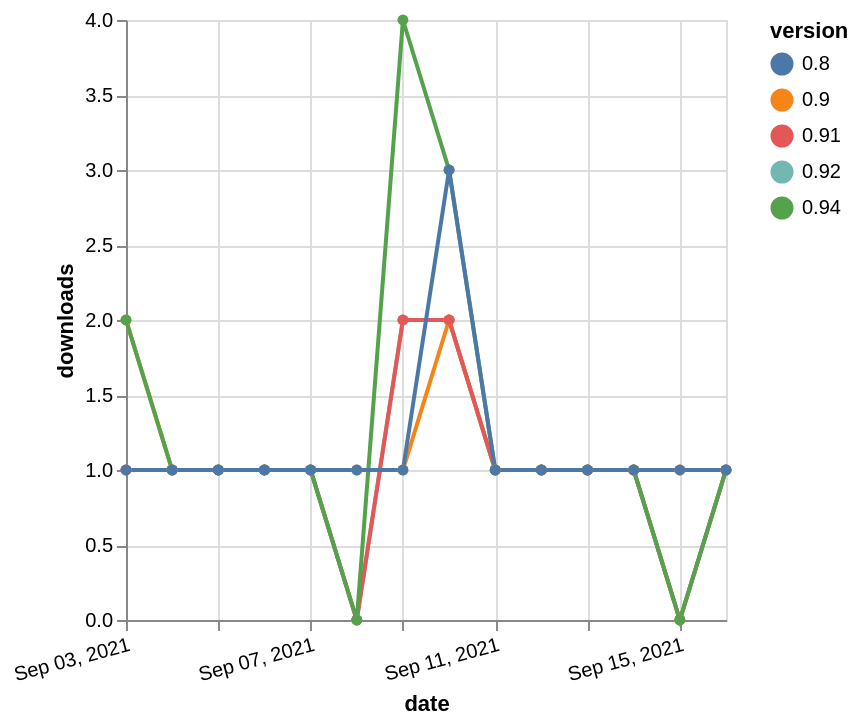

Vega-Lite specification stored for this chart:
### Vega-Lite specification from a JSON file in a GitHub repository (floating-point values rounded to 4 significant figures)
{"$schema": "https://vega.github.io/schema/vega-lite/v5.json", "description": "A simple bar chart with embedded data.", "data": {"values": [{"date": "2021-09-03", "total": 130, "delta": 1, "version": "0.92"}, {"date": "2021-09-04", "total": 131, "delta": 1, "version": "0.92"}, {"date": "2021-09-05", "total": 132, "delta": 1, "version": "0.92"}, {"date": "2021-09-06", "total": 133, "delta": 1, "version": "0.92"}, {"date": "2021-09-07", "total": 134, "delta": 1, "version": "0.92"}, {"date": "2021-09-08", "total": 134, "delta": 0, "version": "0.92"}, {"date": "2021-09-09", "total": 136, "delta": 2, "version": "0.92"}, {"date": "2021-09-10", "total": 138, "delta": 2, "version": "0.92"}, {"date": "2021-09-11", "total": 139, "delta": 1, "version": "0.92"}, {"date": "2021-09-12", "total": 140, "delta": 1, "version": "0.92"}, {"date": "2021-09-13", "total": 141, "delta": 1, "version": "0.92"}, {"date": "2021-09-14", "total": 142, "delta": 1, "version": "0.92"}, {"date": "2021-09-15", "total": 142, "delta": 0, "version": "0.92"}, {"date": "2021-09-16", "total": 143, "delta": 1, "version": "0.92"}, {"date": "2021-09-03", "total": 130, "delta": 2, "version": "0.9"}, {"date": "2021-09-04", "total": 131, "delta": 1, "version": "0.9"}, {"date": "2021-09-05", "total": 132, "delta": 1, "version": "0.9"}, {"date": "2021-09-06", "total": 133, "delta": 1, "version": "0.9"}, {"date": "2021-09-07", "total": 134, "delta": 1, "version": "0.9"}, {"date": "2021-09-08", "total": 135, "delta": 1, "version": "0.9"}, {"date": "2021-09-09", "total": 136, "delta": 1, "version": "0.9"}, {"date": "2021-09-10", "total": 138, "delta": 2, "version": "0.9"}, {"date": "2021-09-11", "total": 139, "delta": 1, "version": "0.9"}, {"date": "2021-09-12", "total": 140, "delta": 1, "version": "0.9"}, {"date": "2021-09-13", "total": 141, "delta": 1, "version": "0.9"}, {"date": "2021-09-14", "total": 142, "delta": 1, "version": "0.9"}, {"date": "2021-09-15", "total": 143, "delta": 1, "version": "0.9"}, {"date": "2021-09-16", "total": 144, "delta": 1, "version": "0.9"}, {"date": "2021-09-03", "total": 139, "delta": 1, "version": "0.91"}, {"date": "2021-09-04", "total": 140, "delta": 1, "version": "0.91"}, {"date": "2021-09-05", "total": 141, "delta": 1, "version": "0.91"}, {"date": "2021-09-06", "total": 142, "delta": 1, "version": "0.91"}, {"date": "2021-09-07", "total": 143, "delta": 1, "version": "0.91"}, {"date": "2021-09-08", "total": 143, "delta": 0, "version": "0.91"}, {"date": "2021-09-09", "total": 145, "delta": 2, "version": "0.91"}, {"date": "2021-09-10", "total": 147, "delta": 2, "version": "0.91"}, {"date": "2021-09-11", "total": 148, "delta": 1, "version": "0.91"}, {"date": "2021-09-12", "total": 149, "delta": 1, "version": "0.91"}, {"date": "2021-09-13", "total": 150, "delta": 1, "version": "0.91"}, {"date": "2021-09-14", "total": 151, "delta": 1, "version": "0.91"}, {"date": "2021-09-15", "total": 151, "delta": 0, "version": "0.91"}, {"date": "2021-09-16", "total": 152, "delta": 1, "version": "0.91"}, {"date": "2021-09-03", "total": 158, "delta": 2, "version": "0.94"}, {"date": "2021-09-04", "total": 159, "delta": 1, "version": "0.94"}, {"date": "2021-09-05", "total": 160, "delta": 1, "version": "0.94"}, {"date": "2021-09-06", "total": 161, "delta": 1, "version": "0.94"}, {"date": "2021-09-07", "total": 162, "delta": 1, "version": "0.94"}, {"date": "2021-09-08", "total": 162, "delta": 0, "version": "0.94"}, {"date": "2021-09-09", "total": 166, "delta": 4, "version": "0.94"}, {"date": "2021-09-10", "total": 169, "delta": 3, "version": "0.94"}, {"date": "2021-09-11", "total": 170, "delta": 1, "version": "0.94"}, {"date": "2021-09-12", "total": 171, "delta": 1, "version": "0.94"}, {"date": "2021-09-13", "total": 172, "delta": 1, "version": "0.94"}, {"date": "2021-09-14", "total": 173, "delta": 1, "version": "0.94"}, {"date": "2021-09-15", "total": 173, "delta": 0, "version": "0.94"}, {"date": "2021-09-16", "total": 174, "delta": 1, "version": "0.94"}, {"date": "2021-09-03", "total": 155, "delta": 1, "version": "0.8"}, {"date": "2021-09-04", "total": 156, "delta": 1, "version": "0.8"}, {"date": "2021-09-05", "total": 157, "delta": 1, "version": "0.8"}, {"date": "2021-09-06", "total": 158, "delta": 1, "version": "0.8"}, {"date": "2021-09-07", "total": 159, "delta": 1, "version": "0.8"}, {"date": "2021-09-08", "total": 160, "delta": 1, "version": "0.8"}, {"date": "2021-09-09", "total": 161, "delta": 1, "version": "0.8"}, {"date": "2021-09-10", "total": 164, "delta": 3, "version": "0.8"}, {"date": "2021-09-11", "total": 165, "delta": 1, "version": "0.8"}, {"date": "2021-09-12", "total": 166, "delta": 1, "version": "0.8"}, {"date": "2021-09-13", "total": 167, "delta": 1, "version": "0.8"}, {"date": "2021-09-14", "total": 168, "delta": 1, "version": "0.8"}, {"date": "2021-09-15", "total": 169, "delta": 1, "version": "0.8"}, {"date": "2021-09-16", "total": 170, "delta": 1, "version": "0.8"}]}, "width": "container", "mark": {"type": "line", "point": {"filled": true}}, "encoding": {"x": {"field": "date", "type": "temporal", "timeUnit": "yearmonthdate", "title": "date", "axis": {"labelAngle": -15}}, "y": {"field": "delta", "type": "quantitative", "title": "downloads"}, "color": {"field": "version", "type": "nominal"}, "tooltip": {"field": "delta"}}}
